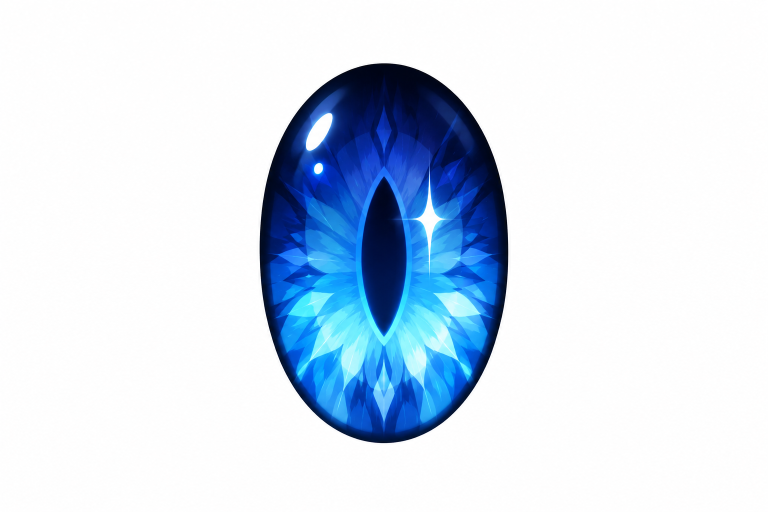
#> input picture assets/eye-source.png, 1536 x 1024 px (shown at 1/2 size)
$ python prepare_image.py
#> lines starting #> are read from the running program, lines starting #| are printed output that depends on the picture; after the words box and inside, x2 and y2 are one past the last pixel; in counts of white or black regions, pixels touching at a corner belong together
#!/usr/bin/env python3
"""Convert the supplied artwork to an embedded RGB565 asset; never generate artwork."""
import argparse
from array import array
from pathlib import Path
import sys

from PIL import Image, ImageFilter

ROOT = Path(__file__).resolve().parents[1]


def rgb565(image):
    data = image.convert('RGB').tobytes()
    pixels = array('H', (((r & 0xF8) << 8) | ((g & 0xFC) << 3) | (b >> 3)
                         for r, g, b in zip(data[0::3], data[1::3], data[2::3])))
    if sys.byteorder != 'little':
        pixels.byteswap()
    return pixels.tobytes()


def panel_texture(image):
    """Replace exterior matte and feather only the outer rim onto native white."""
    image = image.convert('RGB')
    width, height = image.size
    pixels = image.load()
    background = set()
    pending = [(x, y) for x in range(width) for y in (0, height - 1)]
    pending += [(x, y) for y in range(height) for x in (0, width - 1)]
    while pending:
        x, y = pending.pop()
        # shortcut: this artwork's dark outline stops the fill; use an alpha mask if the artwork changes.
        if (x, y) in background or min(pixels[x, y]) < 8:
            continue
        background.add((x, y))
        for nx, ny in ((x - 1, y), (x + 1, y), (x, y - 1), (x, y + 1)):
            if 0 <= nx < width and 0 <= ny < height:
                pending.append((nx, ny))
    coverage = Image.new('L', image.size, 255)
    for position in background:
        coverage.putpixel(position, 0)
    # Clear isolated rim pixels, then soften the one-pixel inset; the interior stays opaque.
    coverage = coverage.filter(ImageFilter.MinFilter(3)).filter(ImageFilter.GaussianBlur(.6))
    for position in background:
        coverage.putpixel(position, 0)  # No old white matte may bleed back from outside.
    return rgb565(Image.composite(image, Image.new('RGB', image.size), coverage))


def main():
    parser = argparse.ArgumentParser(description=__doc__)
    parser.add_argument('--source', type=Path, default=ROOT / 'assets/eye-source.png')
    parser.add_argument('--crop', type=int, nargs=4, default=(512, 120, 1024, 896),
                        metavar=('LEFT', 'TOP', 'RIGHT', 'BOTTOM'), help='Trim blank margins; coordinates in the original image')
    parser.add_argument('--rotation', type=int, choices=(0, 90, 180, 270), default=0, help='Clockwise degrees (default: 0 for portrait mounting)')
    parser.add_argument('--max-size', type=int, nargs=2, default=(344, 228), metavar=('WIDTH', 'HEIGHT'), help='Size limit before rotation')
    args = parser.parse_args()
    if any(size < 1 or size > 4096 for size in args.max_size):
        parser.error('--max-size must be between 1 and 4096')
    with Image.open(args.source) as source:
#> source is the input picture: PIL image 1536x1024 RGB; mean R, G, B 211.3, 223.8, 237.8
        left, top, right, bottom = args.crop
        if not (0 <= left < right <= source.width and 0 <= top < bottom <= source.height):
            parser.error('--crop must be inside the source image')
        image = source.convert('RGB').crop(args.crop)
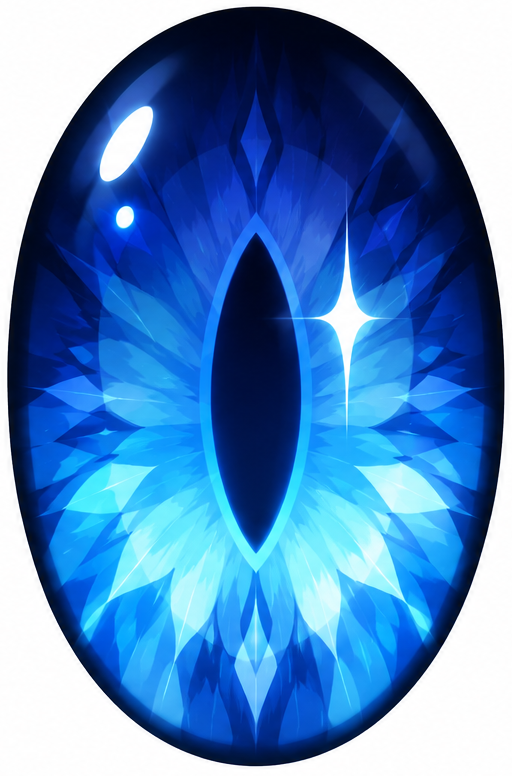
#> image: PIL image 512x776 RGB; mean R, G, B 84.6, 134.7, 190.3
        image.thumbnail(tuple(args.max_size), Image.Resampling.LANCZOS)
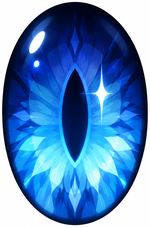
#> image: PIL image 150x228 RGB; mean R, G, B 84.6, 134.6, 190.1
        image = image.rotate(-args.rotation, expand=True)
    data = ROOT / 'firmware/data/eye.rgb565'
    data.parent.mkdir(parents=True, exist_ok=True)
    data.write_bytes(panel_texture(image))
#> after the loop in panel_texture, `while pending:`: background = 8587 items; pending = []
#> in panel_texture, `coverage = Image.new('L', image.size, 255)`: coverage: PIL image 150x228 L; every value is 255
#> the loop in panel_texture, `for position in background:` made 8587 passes
#> position on passes 1 to 3: (132, 39), (123, 219), (21, 208)
#> after the loop in panel_texture, `for position in background:`:
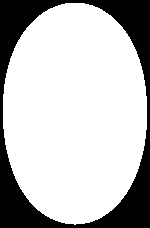
#> coverage: PIL image 150x228 L; 74.9% white; 1 black region, box (x1, y1, x2, y2) and area: (0, 0, 150, 228) 8587
#> in panel_texture, `coverage = coverage.filter(ImageFilter.MinFilter(3)).filter(ImageFilte..`:
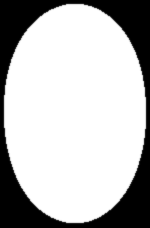
#> coverage: PIL image 150x228 L; min 0, max 255, mean 185.5
    (ROOT / 'firmware/include/eye_asset.h').write_text(
        '// Generated by tools/prepare_image.py. Source artwork is in assets/eye-source.png.\n'
        '#pragma once\n'
        f'constexpr int kTextureWidth = {image.width};\n'
        f'constexpr int kTextureHeight = {image.height};\n', encoding='utf-8')
    (ROOT / 'assets').mkdir(exist_ok=True)
    image.save(ROOT / 'assets/eye-texture.png')
#> (the run stopped early here; a loop or call above may not have finished)
